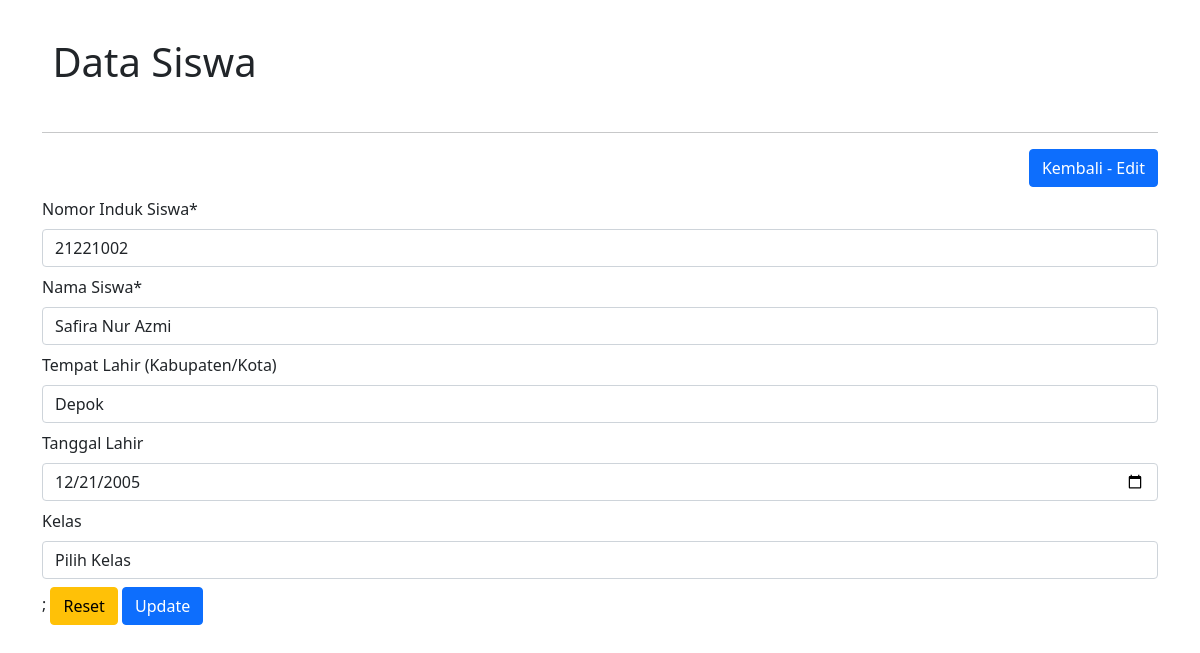
The page /siswa/edit.php?id=21 on the database its author committed.
### tables this page shows
CREATE TABLE `siswa` (
  `id` int(5) NOT NULL,
  `nis` varchar(16) DEFAULT NULL,
  `nama` varchar(75) DEFAULT NULL,
  `tempat_lahir` varchar(50) DEFAULT NULL,
  `tanggal_lahir` date DEFAULT NULL,
  `kelas_id` int(5) NOT NULL
);

### siswa/edit.php (the view, shortened to what this page needs)
<!DOCTYPE html>
<html lang="en">
<head>
    <link href="https://cdn.jsdelivr.net/npm/bootstrap@5.1.3/dist/css/bootstrap.min.css" rel="stylesheet">
</head>
<body>
    <div class="container mt-3">
        <div class="row">
            <div class="col-md-12">
                <h1>
                    Data Siswa
                </h1>
                <hr>
                <a href="index.php" class="btn btn-primary" style="float: right;">Kembali - Edit</a><br></br>
            </div>
            <?php
                require_once('../config.php');
                $id = $_GET['id'];
                $sql = "SELECT * FROM siswa WHERE id='$id'";
                $result = mysqli_query($config, $sql);
                $r = mysqli_fetch_assoc($result);
            ?>
            <form action="update.php" method="post">
                <div class="mb-2">
                    <label for="nis" class="form-label">Nomor Induk Siswa*</label>
                    <input type="number" name="nis" value="<?= $r['nis']; ?>" class="form-control" required>
                </div>
                <div class="mb-2">
                    <label for="nama" class="form-label">Nama Siswa*</label>
                    <input type="text" name="nama" value="<?= $r['nama']; ?>" class="form-control" required>
                </div>
                <div class="mb-2">
                    <label for="tempat_lahir" class="form-label">Tempat Lahir (Kabupaten/Kota)</label>
                    <input type="text" name="tempat_lahir" value="<?= $r['tempat_lahir']; ?>" class="form-control" required autofocus>
                </div>
                <div class="mb-2">
                    <label for="tanggal_lahir" class="form-label">Tanggal Lahir</label>
                    <input type="date" name="tanggal_lahir" value="<?= $r['tanggal_lahir']; ?>" class="form-control">
                </div>
                <div class="mb-2">
                    <label for="kelas_id" class="form-label">Kelas</label>
                    <select name="kelas_id" required class="form-control">
                        <option value="">Pilih Kelas</option>
                    </select>
                </div>
                <div>
                    <input type="hidden" name="id" value="<?=$r['id']; ?>">;
                    <input type="reset" class= "btn btn-md btn-warning">
                    <button type="submit" name="update" class= "btn btn-md btn-primary">Update</button>
                </div>
            </form>
        </div>
    </div>
</body>
</html>

### rows shown on the page
siswa: nis "21221002", nama "Safira Nur Azmi", tempat_lahir "Depok", tanggal_lahir "12/21/2005"
